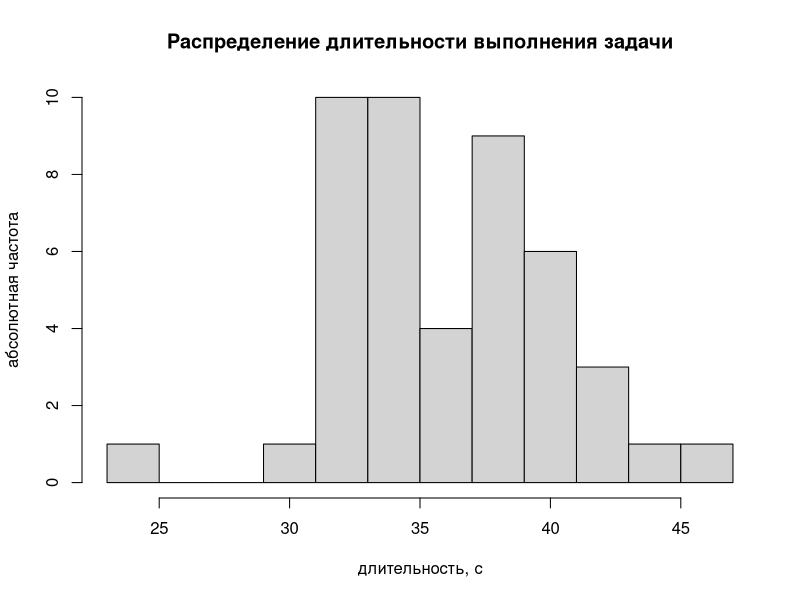
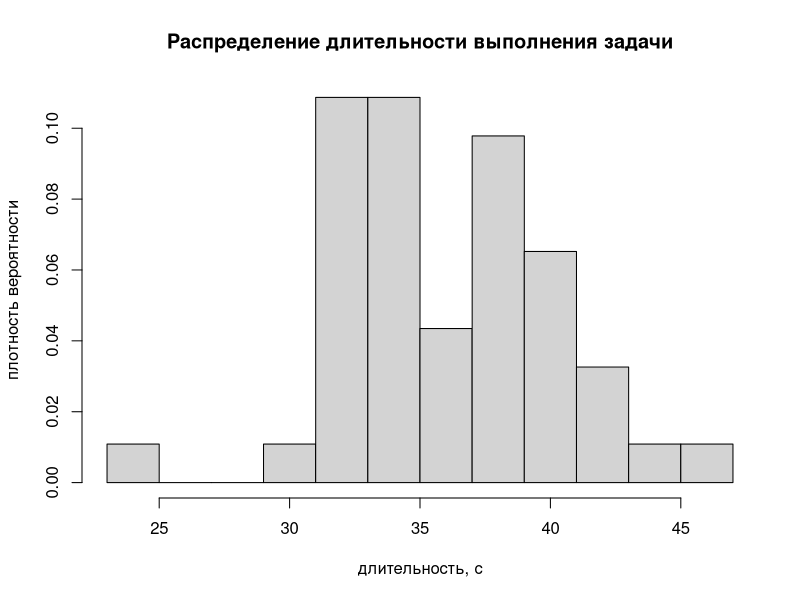
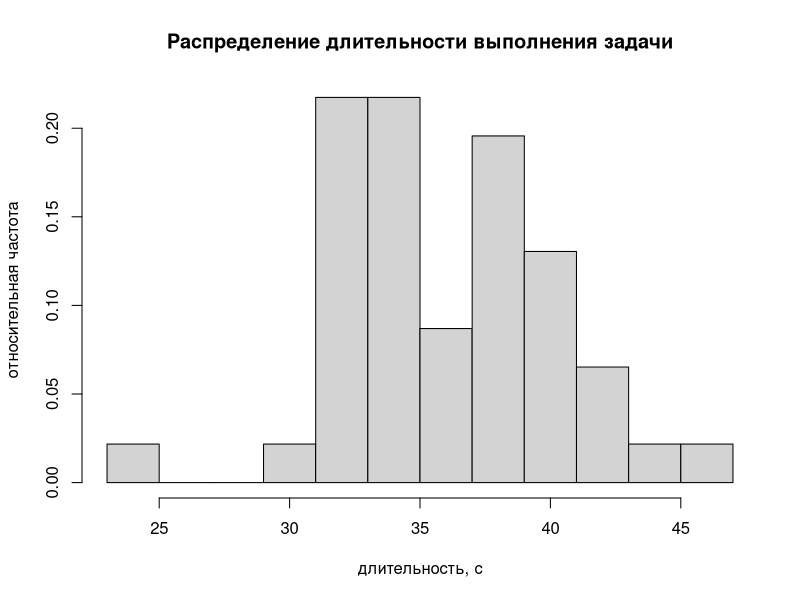

Generate these figures, in order, with R:
# Вопрос 8-9: Замерялась длительность выполнения испытуемым каждого 
#             из серии однотипных заданий, в секундах:

duration <-c(32, 33.7, 38.5, 33, 37, 31.2, 38.4, 37.7, 41.5, 35.9, 40.6, 32.9, 33.9, 31.4, 35.8, 31.5, 38.7, 33.8, 34.2, 34.2, 23.7, 35.1, 40.9, 40.9, 33.9, 32.3, 30.7, 39.2, 33.8, 32.3, 37.8, 38.9, 32.9, 36.9, 45.4, 32.2, 34.3, 40.2, 40.4, 41.2, 38.6, 43, 37.6, 42.5, 32.1, 34.9) 

# Подберите имя для переменной (например, duration); 
# введите данные в R при помощи c() и <- и определите:

  # Объем наблюдений:
  obs_count <- length(duration)
  print(paste("Объем наблюдений:", obs_count))
  
  # Минимальное значение элемента в диапазоне вектора:
  min_value <- min(duration[20:25])
  print(paste("Минимальное значение элемента в диапазоне вектора (20:25):", min_value))
  
  # Значение элемента упорядоченного вектора:
  sorted_duration <- sort(duration)
  value_at_25th_position <- sorted_duration[25]
  print(paste("Значение элемента упорядоченного вектора на 25-й позиции:", value_at_25th_position))


  # Максимальное значение элемента в векторе:
  max_value <- max(sorted_duration)
  print(paste("Максимальное значение элемента в векторе:", max_value))
  

# Составьте таблицу частот с интервалом группирования 2, включив в разряд его левую границу.  
  
  # Таблица частот с интервалом группирования 2 (с левой границей):
  boundary <- seq(23, 47, by=2)
  duration.grouped <- cut(sorted_duration, breaks = boundary, right = FALSE)
  freq_table <- table(duration.grouped)
  print("Таблица частот с интервалом группирования 2 (с левой границей):")
  print(freq_table)
  
  # Частота 4-ого разряда:
  freq_4th_group <- freq_table[4]
  print(paste("Частота 4-ого разряда:", freq_4th_group))
  
  # Таблица накопленных частот:
  cumulative_freq <- cumsum(freq_table)
  print("Таблица накопленных частот:")
  print(cumulative_freq)
  

#Построение гистограммы
  
# Абсолютная частота   
duration.hst.abs<-hist(duration, 
                       breaks = boundary, 
                       right = FALSE, #какую из границ включать в интервал группирования
                       main="Распределение длительности выполнения задачи", 
                       xlab = "длительность, с", 
                       ylab = "абсолютная частота")

# Плотность вероятности 
duration.hst.den<-hist(duration, 
                       breaks = boundary, 
                       right = FALSE,
                       freq = FALSE, # плотность вероятности — это производная кумулятивной функции распределения, т.е. мгновенная скорость роста накопленной вероятности.
                       main="Распределение длительности выполнения задачи", 
                       xlab = "длительность, с",
                       ylab = "плотность вероятности",
                       )

# Относительная частота 
duration.hst.rel<-hist(duration, 
                       breaks = boundary, 
                       right = FALSE,
                       plot = FALSE
                       )

duration.hst.rel$density <- duration.hst.rel$density * 2  # замена плотностей относительными  частотами
                 
plot(duration.hst.rel, 
     freq = FALSE,
     main="Распределение длительности выполнения задачи", 
     xlab = "длительность, с",
     ylab = "относительная частота",)

